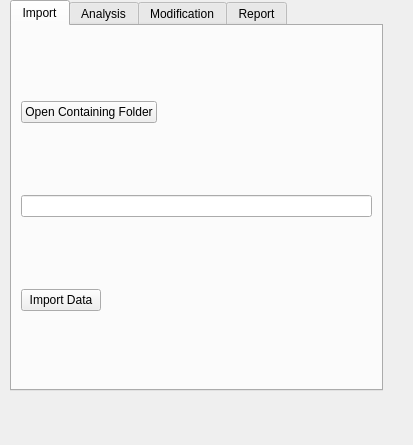
<?xml version="1.0" encoding="UTF-8"?>
<ui version="4.0">
 <class>SpatialDecisionDockWidgetBase</class>
 <widget class="QDockWidget" name="SpatialDecisionDockWidgetBase">
  <property name="geometry">
   <rect>
    <x>0</x>
    <y>0</y>
    <width>413</width>
    <height>445</height>
   </rect>
  </property>
  <property name="maximumSize">
   <size>
    <width>500</width>
    <height>500</height>
   </size>
  </property>
  <property name="layoutDirection">
   <enum>Qt::LeftToRight</enum>
  </property>
  <property name="windowTitle">
   <string>Public Transit Stop Calculator</string>
  </property>
  <widget class="QWidget" name="dockWidgetContents">
   <widget class="QTabWidget" name="sampleWidgets">
    <property name="geometry">
     <rect>
      <x>10</x>
      <y>0</y>
      <width>373</width>
      <height>391</height>
     </rect>
    </property>
    <property name="sizePolicy">
     <sizepolicy hsizetype="Maximum" vsizetype="Expanding">
      <horstretch>0</horstretch>
      <verstretch>0</verstretch>
     </sizepolicy>
    </property>
    <property name="maximumSize">
     <size>
      <width>16777215</width>
      <height>500</height>
     </size>
    </property>
    <property name="currentIndex">
     <number>0</number>
    </property>
    <property name="iconSize">
     <size>
      <width>16</width>
      <height>16</height>
     </size>
    </property>
    <property name="usesScrollButtons">
     <bool>true</bool>
    </property>
    <widget class="QWidget" name="dataTab">
     <attribute name="title">
      <string>Import</string>
     </attribute>
     <layout class="QVBoxLayout" name="verticalLayout_2">
      <item>
       <widget class="QPushButton" name="pushButton_2">
        <property name="sizePolicy">
         <sizepolicy hsizetype="Fixed" vsizetype="Fixed">
          <horstretch>0</horstretch>
          <verstretch>0</verstretch>
         </sizepolicy>
        </property>
        <property name="text">
         <string>Open Containing Folder</string>
        </property>
       </widget>
      </item>
      <item>
       <widget class="QLineEdit" name="lineEdit">
        <property name="sizePolicy">
         <sizepolicy hsizetype="Minimum" vsizetype="Fixed">
          <horstretch>0</horstretch>
          <verstretch>0</verstretch>
         </sizepolicy>
        </property>
        <property name="minimumSize">
         <size>
          <width>0</width>
          <height>0</height>
         </size>
        </property>
        <property name="maximumSize">
         <size>
          <width>1000000</width>
          <height>16777215</height>
         </size>
        </property>
        <property name="text">
         <string/>
        </property>
        <property name="frame">
         <bool>true</bool>
        </property>
        <property name="dragEnabled">
         <bool>true</bool>
        </property>
       </widget>
      </item>
      <item>
       <widget class="QPushButton" name="pushButton_3">
        <property name="sizePolicy">
         <sizepolicy hsizetype="Fixed" vsizetype="Fixed">
          <horstretch>0</horstretch>
          <verstretch>0</verstretch>
         </sizepolicy>
        </property>
        <property name="text">
         <string>Import Data</string>
        </property>
       </widget>
      </item>
     </layout>
    </widget>
    <widget class="QWidget" name="analysisTab">
     <attribute name="title">
      <string>Analysis</string>
     </attribute>
     <layout class="QFormLayout" name="formLayout_4">
      <property name="fieldGrowthPolicy">
       <enum>QFormLayout::FieldsStayAtSizeHint</enum>
      </property>
      <item row="9" column="0">
       <widget class="QCheckBox" name="checkBox">
        <property name="text">
         <string>Land Use</string>
        </property>
       </widget>
      </item>
      <item row="9" column="1">
       <widget class="QSlider" name="horizontalSlider">
        <property name="orientation">
         <enum>Qt::Horizontal</enum>
        </property>
       </widget>
      </item>
      <item row="10" column="0">
       <widget class="QCheckBox" name="checkBox_2">
        <property name="text">
         <string>Train Station</string>
        </property>
       </widget>
      </item>
      <item row="11" column="0">
       <widget class="QCheckBox" name="checkBox_3">
        <property name="text">
         <string>RET Public Stop</string>
        </property>
       </widget>
      </item>
      <item row="12" column="0">
       <widget class="QCheckBox" name="checkBox_4">
        <property name="text">
         <string>Current Modal Share</string>
        </property>
       </widget>
      </item>
      <item row="10" column="1">
       <widget class="QSlider" name="horizontalSlider_2">
        <property name="orientation">
         <enum>Qt::Horizontal</enum>
        </property>
       </widget>
      </item>
      <item row="11" column="1">
       <widget class="QSlider" name="horizontalSlider_3">
        <property name="orientation">
         <enum>Qt::Horizontal</enum>
        </property>
       </widget>
      </item>
      <item row="12" column="1">
       <widget class="QSlider" name="horizontalSlider_4">
        <property name="orientation">
         <enum>Qt::Horizontal</enum>
        </property>
       </widget>
      </item>
      <item row="15" column="1">
       <widget class="QPushButton" name="pushButton">
        <property name="text">
         <string>Reset</string>
        </property>
       </widget>
      </item>
      <item row="14" column="1">
       <widget class="QPushButton" name="expressionSelectButton">
        <property name="text">
         <string>Compute</string>
        </property>
       </widget>
      </item>
      <item row="3" column="0">
       <widget class="QLabel" name="networkLabel">
        <property name="maximumSize">
         <size>
          <width>16777215</width>
          <height>16777215</height>
         </size>
        </property>
        <property name="font">
         <font>
          <weight>75</weight>
          <bold>true</bold>
         </font>
        </property>
        <property name="text">
         <string>Choose which layers you would like to use in your analysis:</string>
        </property>
        <property name="wordWrap">
         <bool>true</bool>
        </property>
       </widget>
      </item>
      <item row="16" column="1">
       <widget class="QPushButton" name="expressionFilterButton">
        <property name="text">
         <string>Save Map</string>
        </property>
       </widget>
      </item>
     </layout>
    </widget>
    <widget class="QWidget" name="visualisationTab">
     <attribute name="title">
      <string>Modification</string>
     </attribute>
     <layout class="QVBoxLayout" name="verticalLayout_3">
      <item>
       <widget class="QLabel" name="label">
        <property name="sizePolicy">
         <sizepolicy hsizetype="Fixed" vsizetype="Fixed">
          <horstretch>0</horstretch>
          <verstretch>0</verstretch>
         </sizepolicy>
        </property>
        <property name="font">
         <font>
          <weight>75</weight>
          <bold>true</bold>
         </font>
        </property>
        <property name="text">
         <string>Select the type of public transport node to add to the map:</string>
        </property>
        <property name="alignment">
         <set>Qt::AlignLeading|Qt::AlignLeft|Qt::AlignTop</set>
        </property>
        <property name="wordWrap">
         <bool>true</bool>
        </property>
       </widget>
      </item>
      <item>
       <widget class="QListWidget" name="listWidget">
        <property name="enabled">
         <bool>true</bool>
        </property>
        <property name="sizePolicy">
         <sizepolicy hsizetype="Fixed" vsizetype="Fixed">
          <horstretch>0</horstretch>
          <verstretch>0</verstretch>
         </sizepolicy>
        </property>
        <item>
         <property name="text">
          <string>Bus Stop</string>
         </property>
        </item>
        <item>
         <property name="text">
          <string>Train Stop</string>
         </property>
        </item>
        <item>
         <property name="text">
          <string>Tram Stop</string>
         </property>
        </item>
       </widget>
      </item>
      <item>
       <widget class="QLabel" name="label_2">
        <property name="sizePolicy">
         <sizepolicy hsizetype="Fixed" vsizetype="Fixed">
          <horstretch>0</horstretch>
          <verstretch>0</verstretch>
         </sizepolicy>
        </property>
        <property name="text">
         <string>Select Saved Scenarios to Modify:</string>
        </property>
        <property name="wordWrap">
         <bool>true</bool>
        </property>
       </widget>
      </item>
      <item>
       <widget class="QListWidget" name="listWidget_2"/>
      </item>
      <item>
       <widget class="QPushButton" name="pushButton_4">
        <property name="sizePolicy">
         <sizepolicy hsizetype="Fixed" vsizetype="Fixed">
          <horstretch>0</horstretch>
          <verstretch>0</verstretch>
         </sizepolicy>
        </property>
        <property name="text">
         <string>Reset</string>
        </property>
       </widget>
      </item>
      <item>
       <widget class="QPushButton" name="pushButton_5">
        <property name="sizePolicy">
         <sizepolicy hsizetype="Fixed" vsizetype="Fixed">
          <horstretch>0</horstretch>
          <verstretch>0</verstretch>
         </sizepolicy>
        </property>
        <property name="text">
         <string>Compute</string>
        </property>
       </widget>
      </item>
     </layout>
    </widget>
    <widget class="QWidget" name="reportingTab">
     <attribute name="title">
      <string>Report</string>
     </attribute>
     <layout class="QVBoxLayout" name="verticalLayout" stretch="0,0,0,0,0,0,0,0,0">
      <item>
       <widget class="QLabel" name="reportLabel">
        <property name="font">
         <font>
          <weight>75</weight>
          <bold>true</bold>
         </font>
        </property>
        <property name="text">
         <string>Select Scenario:</string>
        </property>
       </widget>
      </item>
      <item>
       <widget class="QListWidget" name="reportList">
        <item>
         <property name="text">
          <string>Scenario 1</string>
         </property>
        </item>
        <item>
         <property name="text">
          <string>Scenario 2</string>
         </property>
        </item>
        <item>
         <property name="text">
          <string>Scenario 3</string>
         </property>
        </item>
        <item>
         <property name="text">
          <string>Scenario 4</string>
         </property>
        </item>
       </widget>
      </item>
      <item>
       <widget class="QLabel" name="statisticsLabel">
        <property name="font">
         <font>
          <weight>75</weight>
          <bold>true</bold>
         </font>
        </property>
        <property name="text">
         <string>Select Report Items:</string>
        </property>
       </widget>
      </item>
      <item>
       <widget class="QCheckBox" name="checkBox_5">
        <property name="text">
         <string>CheckBox</string>
        </property>
       </widget>
      </item>
      <item>
       <widget class="QCheckBox" name="checkBox_6">
        <property name="text">
         <string>CheckBox</string>
        </property>
       </widget>
      </item>
      <item>
       <widget class="QCheckBox" name="checkBox_7">
        <property name="text">
         <string>CheckBox</string>
        </property>
       </widget>
      </item>
      <item>
       <widget class="QCheckBox" name="checkBox_8">
        <property name="text">
         <string>CheckBox</string>
        </property>
       </widget>
      </item>
      <item>
       <widget class="QPushButton" name="saveStatisticsButton">
        <property name="sizePolicy">
         <sizepolicy hsizetype="Fixed" vsizetype="Fixed">
          <horstretch>0</horstretch>
          <verstretch>0</verstretch>
         </sizepolicy>
        </property>
        <property name="text">
         <string>Reset</string>
        </property>
       </widget>
      </item>
      <item>
       <widget class="QPushButton" name="pushButton_6">
        <property name="sizePolicy">
         <sizepolicy hsizetype="Fixed" vsizetype="Fixed">
          <horstretch>0</horstretch>
          <verstretch>0</verstretch>
         </sizepolicy>
        </property>
        <property name="text">
         <string>Generate</string>
        </property>
       </widget>
      </item>
     </layout>
    </widget>
   </widget>
  </widget>
 </widget>
 <resources/>
 <connections/>
</ui>
